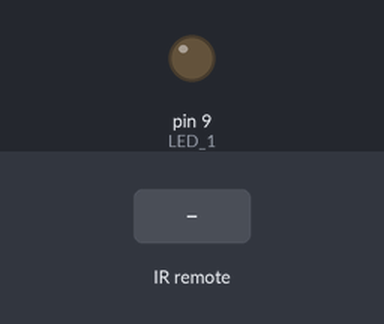
The sketch below on a simulated Arduino Uno, built with avr-gcc and run on an emulated ATmega328P. Parts: output pins drawn as LEDs (lit = HIGH). Inputs (shaded band) come from the test bench.

Above: at 1.2 s.
1.3 s: infrared code 0xFF30CF received
At 2.5 s:
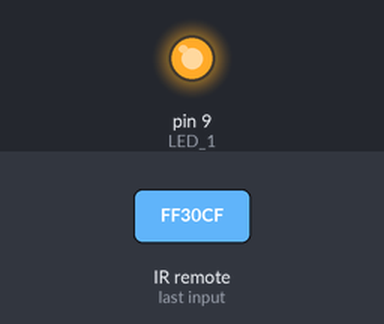
2.8 s: infrared code 0xFF6897 received
At 3.8 s:
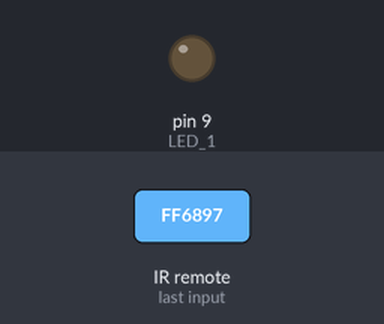
Timing chart, 0 to 5.8 s (numbered marks = the images above; inputs shaded):
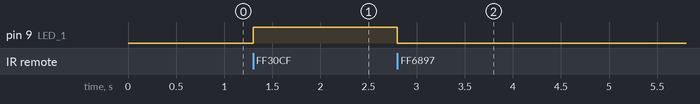

Measured:
- after the input at 1.3 s, pin 9 (LED_1): LOW → HIGH at once
- after the input at 2.8 s, pin 9 (LED_1): HIGH → LOW at once

The sketch:

sketch_apr25a.ino
```cpp
#include <IRremote.h>

int RECV_PIN = 13;
int LED_1 = 9;
int LED_2 = 10;
int LED_3 = 12;

IRrecv irrecv(RECV_PIN);
decode_results results;

#define BUTON0 0xFF6897
#define BUTON1 0xFF30CF
#define BUTON2 0xFF18E7
#define BUTON3 0xFF7A85
#define BUTON4 0xFF10EF
#define BUTON5 0xFF38C7

void setup()
{
  pinMode(LED_1, OUTPUT);
  irrecv.enableIRIn();
}
void loop() {
  if (irrecv.decode(&results))
  {
    if (results.value == BUTON1)
    {digitalWrite(LED_1, HIGH);}

    if (results.value == BUTON0)
    {digitalWrite(LED_1, LOW);}

    if (results.value == BUTON2)
    {digitalWrite(LED_2, HIGH);}

    if (results.value == BUTON3)
    {digitalWrite(LED_2, LOW);}

    if (results.value == BUTON4)
    {digitalWrite(LED_3, HIGH);}

    if (results.value == BUTON5)
    {digitalWrite(LED_3, LOW);}

    irrecv.resume();
  }
}
```
